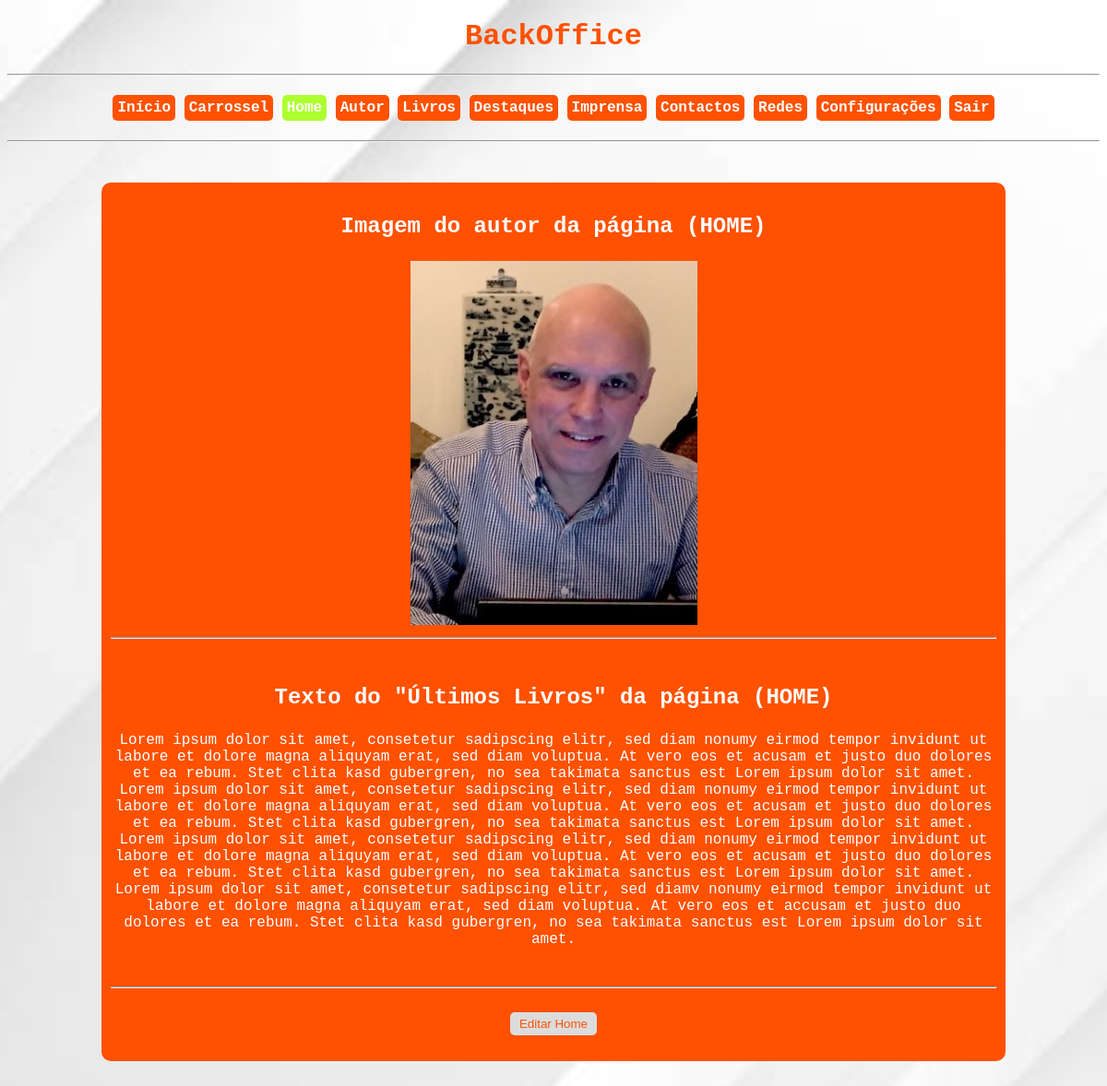
The page /backoffice/home.php (signed in) on the database its author committed.
### tables this page shows
CREATE TABLE `home` (
  `id` int(11) NOT NULL,
  `img_home` varchar(5000) NOT NULL,
  `texto` longtext NOT NULL
);

### backoffice/config/base_dados.php (called while the page is built, shortened)
<?php
$pdo = new PDO("mysql:dbname=".$base_dados["dbname"].";host=".$base_dados["host"],
$base_dados["user"], $base_dados["password"]);
function selectSqlUnico($sql){
    global $pdo;
    $query = $pdo->query($sql);
    return $query->fetch(PDO::FETCH_ASSOC);
}
?>

### backoffice/home.php (the view, shortened to what this page needs)
<?php
require_once("config/config.php");
require_once("config/base_dados.php");
$home = selectSqlUnico("SELECT * FROM home");
?>
<!DOCTYPE html>
<html lang="pt">
    <head>
        <link rel="stylesheet" href="public/estilo.css">
    </head>
    <body>
       <h1 class="titulo_geral">BackOffice</h1>
       <hr><br>
       <div>
            <nav class="links">
                <?php require_once("navbar/navbar.php");?>
            </nav>
        </div>
        <br><hr>
        <br><br>
        <div class="caixa_geral">
            <h3>Imagem do autor da página (HOME)</h3>
            <img src="<?=$home["img_home"];?>"></td>
            <hr><br>
            <h3>Texto do "Últimos Livros" da página (HOME)</h3>
            <p><?=$home["texto"];?></p>
            <br><hr><br>
            <form action="editar_home.php" method="GET">
                <button id="botao_home" type="submit" name="editar" value="<?=$home["id"];?>">Editar Home</button>
            </form>
            <br>
        </div>
        <br><br>
    </body>
</html>

### backoffice/public/estilo.css (style rules this page uses)
body { background-image: url("../public/istockphoto-1305905498-612x612.jpg"); background-repeat: no-repeat; background-size: cover; background-position: center center; background-attachment: fixed; font-family: 'Courier New', Courier, monospace; }
.titulo_geral { color:rgb(255, 81, 0); text-align:center; }
.caixa_geral { width: 80vw; background-color: rgb(255, 81, 0); color: white; margin:auto; text-align: center; border-radius: 10px; padding: 10px; }
.caixa_geral > h3 { font-size: 24px; }
button[type="submit"], .inserir { background-color: rgb(255, 81, 0); border: 0; border-radius: 5px; padding:5px 10px; color: white; cursor: pointer; }
#botao_home { background-color: rgb(220,220,220); color: rgb(255, 81, 0); cursor: pointer; }

### rows shown on the page
home: img_home (picture), texto "Lorem ipsum dolor sit amet, consetetur sadipscing elitr, sed diam nonumy eirmod tempor invidunt ut labore et dolore magna aliquyam erat, sed diam voluptua. At vero eos et acusam et justo duo dolores et ea rebum. Stet clita kasd gubergren, no sea takimata sanctus est Lorem ipsum dolor sit amet. Lorem ipsum dolor sit amet, consetetur sadipscing elitr, sed diam nonumy eirmod tempor invidunt ut labore et dolore magna aliquyam erat, sed diam voluptua. At vero eos et acusam et justo duo dolores et ea rebum. Stet clita kasd gubergren, no sea takimata sanctus est Lorem ipsum dolor sit amet. Lorem ipsum dolor sit amet, consetetur sadipscing elitr, sed diam nonumy eirmod tempor invidunt ut labore et…"
